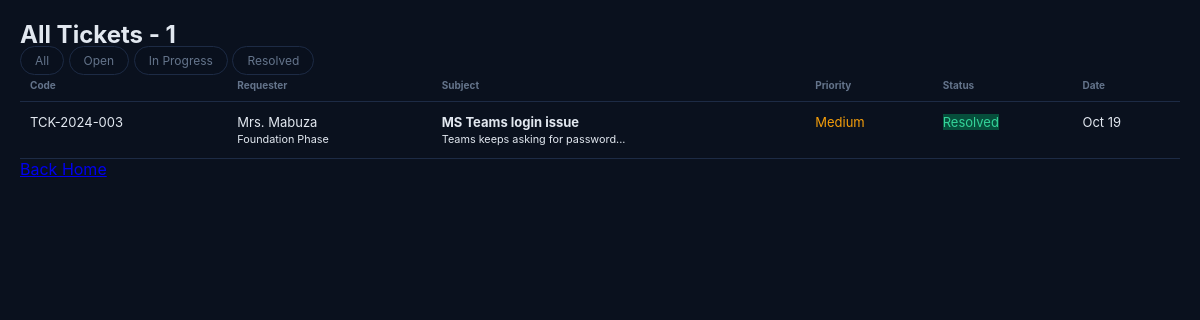
The app's page /view_tickets.php?status=Resolved with its own data.
### tables this page shows
CREATE TABLE IF NOT EXISTS tickets (
  id INT AUTO_INCREMENT PRIMARY KEY,
  ticket_code VARCHAR(20) UNIQUE NOT NULL,
  requester_name VARCHAR(100) NOT NULL,
  department VARCHAR(100) NOT NULL,
  category ENUM('Hardware','Software','Network','Email','Printer','Other') NOT NULL,
  priority ENUM('Low','Medium','High','Critical') NOT NULL DEFAULT 'Medium',
  subject VARCHAR(255) NOT NULL,
  description TEXT NOT NULL,
  status ENUM('Open','In Progress','Resolved','Closed') NOT NULL DEFAULT 'Open',
  assigned_to VARCHAR(100) DEFAULT 'e-Cadre Support',
  created_at TIMESTAMP DEFAULT CURRENT_TIMESTAMP,
  updated_at TIMESTAMP DEFAULT CURRENT_TIMESTAMP ON UPDATE CURRENT_TIMESTAMP
);

### view_tickets.php (the view, shortened to what this page needs)
<?php require 'config.php';
$filter=$_GET['status']??'';
$sql="SELECT * FROM tickets";
if($filter) $sql.=" WHERE status=".$pdo->quote($filter);
$sql.=" ORDER BY created_at DESC";
$tickets=$pdo->query($sql)->fetchAll();
?>
<!DOCTYPE html>
<html>
    <head>
        <title>All Tickets</title><link rel="stylesheet" href="style.css">
    </head>
    <body>
        <div class="container">
            <h2>All Tickets - <?= count($tickets) ?></h2>
            <div class="filters">
                <a href="view_tickets.php" class="chip">All</a>
                <a href="?status=Open" class="chip">Open</a>
                <a href="?status=In Progress" class="chip">In Progress</a>
                <a href="?status=Resolved" class="chip">Resolved</a>
            </div>
        <table>
            <tr>
                <th>Code</th>
                <th>Requester</th>
                <th>Subject</th>
                <th>Priority</th>
                <th>Status</th>
                <th>Date</th>
            </tr>
        <?php foreach($tickets as $t): ?>
            <tr>
            <td><?= $t['ticket_code'] ?></td>
            <td><?= htmlspecialchars($t['requester_name']) ?>
            <br><small><?= $t['department'] ?></small></td>
        <td>
            <strong><?= htmlspecialchars($t['subject']) ?></strong>
            <br><small><?= substr($t['description'],0,50) ?>...</small>
        </td>
        <td>
            <span class="badge priority-<?= strtolower($t['priority']) ?>"><?= $t['priority'] ?></span>
        </td>
        <td>
            <span class="badge status-<?= str_replace(' ','-',strtolower($t['status'])) ?>"><?= $t['status'] ?></span>
        </td>
        <td>
            <?= date('M d', strtotime($t['created_at'])) ?>
        </td>
        </tr>
        <?php endforeach; ?>
        </table>
        <a href="index.php" class="btn">Back Home</a>
        </div>
    </body>
</html>

### style.css (style rules this page uses)
:root { --bg-dark: #0a111e; --panel-bg: #111a2e; --panel-border: #1d2b45; --input-bg: #09101d; --text-main: #e2e8f0; --text-muted: #64748b; --accent-blue: #2563eb; --accent-blue-hover: #1d4ed8; --status-open-bg: #1e3a8a; --status-open-text: #60a5fa; --status-progress-bg: #311b92; --status-progress-text: #a78bfa; --status-resolved-bg: #064e3b; --status-resolved-text: #34d399; --priority-low: #10b981; --priority-medium: #f59e0b; --priority-high: #f97316; --priority-critical: #ef4444; }
* { box-sizing: border-box; margin: 0; padding: 0; font-family: -apple-system, BlinkMacSystemFont, "Segoe UI", Roboto, sans-serif; }
body { background-color: var(--bg-dark); color: var(--text-main); padding: 20px; }
.chip { padding: 6px 14px; border-radius: 16px; font-size: 12px; color: var(--text-muted); text-decoration: none; background: var(--input-bg); border: 1px solid var(--panel-border); }
table { width: 100%; border-collapse: collapse; }
th { text-align: left; font-size: 10px; color: var(--text-muted); padding: 10px; border-bottom: 1px solid var(--panel-border); }
td { padding: 12px 10px; border-bottom: 1px solid var(--panel-border); font-size: 13px; vertical-align: top; }
.priority-medium { color: var(--priority-medium); }
.status-resolved { background: var(--status-resolved-bg); color: var(--status-resolved-text); }

### records on screen
tickets: ticket_code "TCK-2024-003", requester_name "Mrs. Mabuza", department "Foundation Phase", subject "MS Teams login issue", description "Teams keeps asking for password", priority "Medium", status "Resolved", created_at "Oct 19"

### other values on screen
count($tickets) "1"
